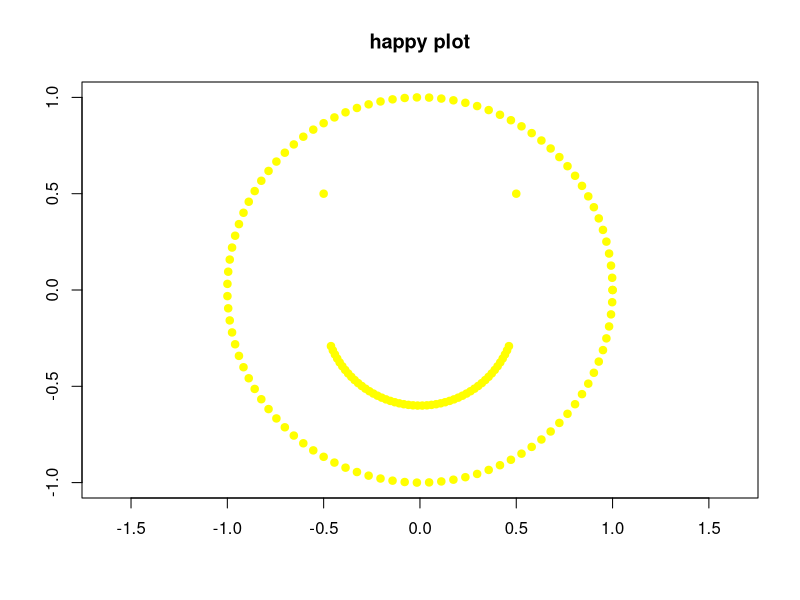

Recreate this plot in R.
library(tidyverse)
# hiiii tanajia!
# does this work
# yes, this works! i feel like we are talking through walkie talkies or something

# now i put in a special plot. does it work on your computer?
theta <- seq(0, 2*pi, length.out = 100)
x_face <- cos(theta)
y_face <- sin(theta)
x_left_eye <- -0.5
y_left_eye <- 0.5
x_right_eye <- 0.5
y_right_eye <- 0.5
theta_mouth <- seq(pi/8, 7*pi/8, length.out = 50) 
x_mouth <- 0.5 * cos(theta_mouth)
y_mouth <- -0.5 * sin(theta_mouth) - 0.1
x_coords <- c(x_face, x_left_eye, x_right_eye, x_mouth)
y_coords <- c(y_face, y_left_eye, y_right_eye, y_mouth)
plot(x_coords, y_coords, xlab = "", ylab = "", asp = 1, pch = 19, 
     main = "happy plot", col = "yellow")
